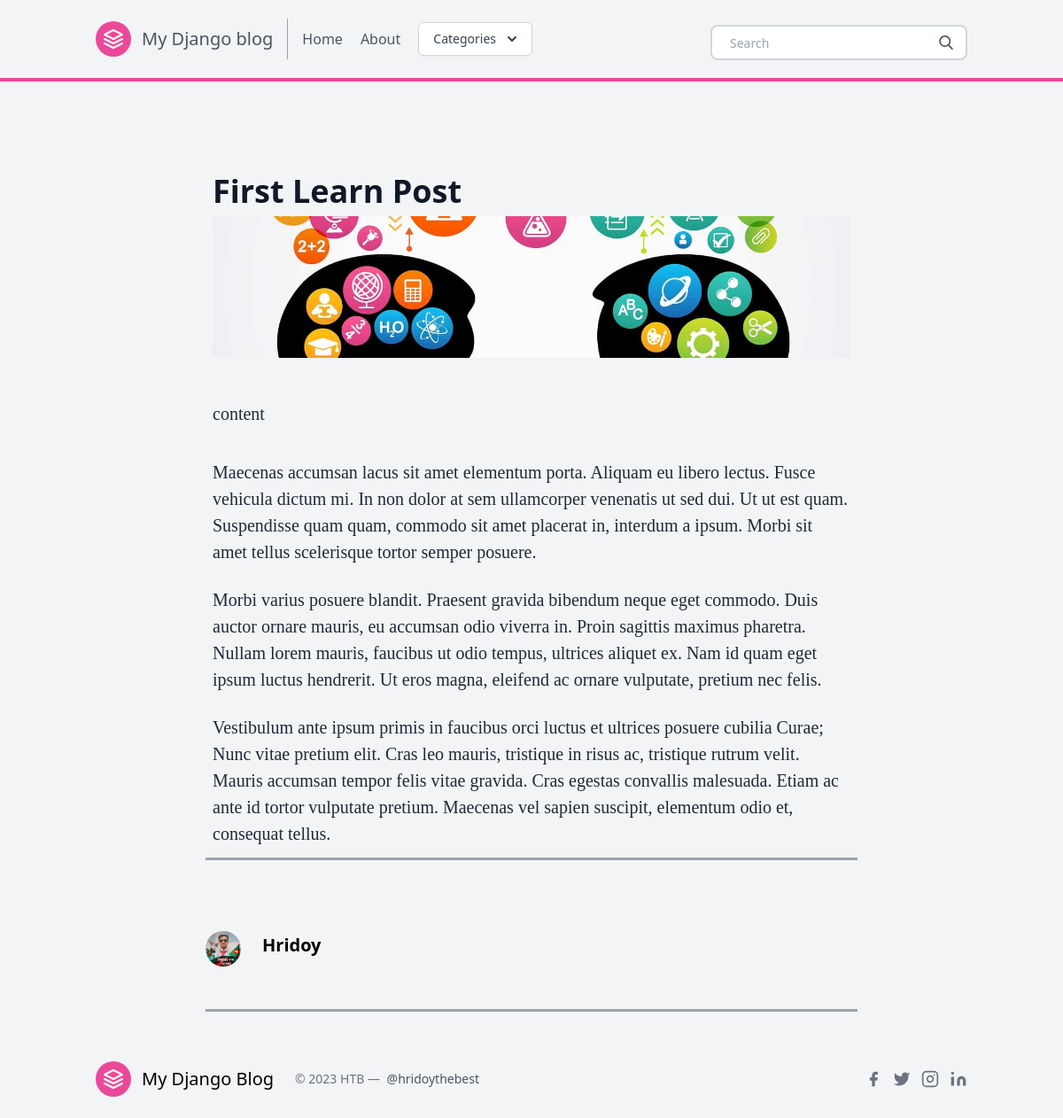
/post/learn-post-1/, run on the app's committed database.
### posts/models.py (models this page shows, shortened)
class Post(models.Model):
    title = models.CharField(max_length=100)
    slug = models.SlugField()
    overview = models.TextField()
    timestamp = models.DateTimeField(auto_now_add=True)
    content = models.TextField()
    author = models.ForeignKey(Author, on_delete=models.CASCADE)
    thumbnail = models.ImageField()
    categories = models.ManyToManyField(Category)
    featured = models.BooleanField()

class Author(models.Model):
    user = models.OneToOneField(User, on_delete=models.CASCADE)
    profile_picture = models.ImageField()
    def __str__(self):
        return self.user.username

### posts/views.py (the view)
# urls.py: path('post/<slug>/', post, name = 'post'),
def post (request,slug):
    post = Post.objects.get(slug = slug)
    latest = Post.objects.order_by('-timestamp')[:3]
    context = {
        'post': post,
        'latest': latest,
    }
    return render(request, 'post.html', context)

### posts/templatetags/markdown_extras.py (called while the page is built)
@register.filter()
@stringfilter
def markdown(value):
    return md.markdown(value, extensions=['markdown.extensions.fenced_code'])

@register.simple_tag
def get_categories():
    return Category.objects.all()[0:3]

### templates/post.html (shortened to what this page needs)
{% extends 'base.html' %}
{% load markdown_extras %}
{% block content %}
<body class="bg-gray-100 font-sans leading-normal tracking-normal">
	<div class="container w-full md:max-w-3xl mx-auto pt-20">
		<div class="w-full px-4 md:px-6 text-xl text-gray-800 leading-normal" style="font-family:Georgia,serif;">
			<div class="font-sans">
						<h1 class="font-bold font-sans break-normal text-gray-900 pt-6 pb-2 text-3xl md:text-4xl">
						{{ post.title }}</h1>
						<img class="h-40 rounded w-full object-cover object-center mb-6" src="{{ post.thumbnail.url }}" alt="content">
			</div>
			<div class="py-6">
			{{ post.content | markdown | safe }}
			</div>
			<ol>
				<li class="py-3">Maecenas accumsan lacus sit amet elementum porta. Aliquam eu libero lectus. Fusce vehicula dictum mi. In non dolor at sem ullamcorper venenatis ut sed dui. Ut ut est quam. Suspendisse quam quam, commodo sit amet placerat in, interdum a ipsum. Morbi sit amet tellus scelerisque tortor semper posuere.</li>
				<li class="py-3">Morbi varius posuere blandit. Praesent gravida bibendum neque eget commodo. Duis auctor ornare mauris, eu accumsan odio viverra in. Proin sagittis maximus pharetra. Nullam lorem mauris, faucibus ut odio tempus, ultrices aliquet ex. Nam id quam eget ipsum luctus hendrerit. Ut eros magna, eleifend ac ornare vulputate, pretium nec felis.</li>
				<li class="py-3">Vestibulum ante ipsum primis in faucibus orci luctus et ultrices posuere cubilia Curae; Nunc vitae pretium elit. Cras leo mauris, tristique in risus ac, tristique rutrum velit. Mauris accumsan tempor felis vitae gravida. Cras egestas convallis malesuada. Etiam ac ante id tortor vulputate pretium. Maecenas vel sapien suscipit, elementum odio et, consequat tellus.</li>
			</ol>
		</div>
		<hr class="border-b-2 border-gray-400 mb-8 mx-4">
		<div class="flex w-full items-center font-sans px-4 py-12">
			<img class="w-10 h-10 rounded-full mr-4" src="{{ post.author.profile_picture.url }}">
			<div class="flex-1 px-2">
				<p class="text-base font-bold text-base md:text-xl leading-none mb-2">
				{{ post.author }}</p>
			</div>
		</div>
		<hr class="border-b-2 border-gray-400 mb-8 mx-4">
	</div>
{% endblock content %}

### data on the page
Post: title "First Learn Post", thumbnail (picture), content "content", author.profile_picture (picture), author "Hridoy"
